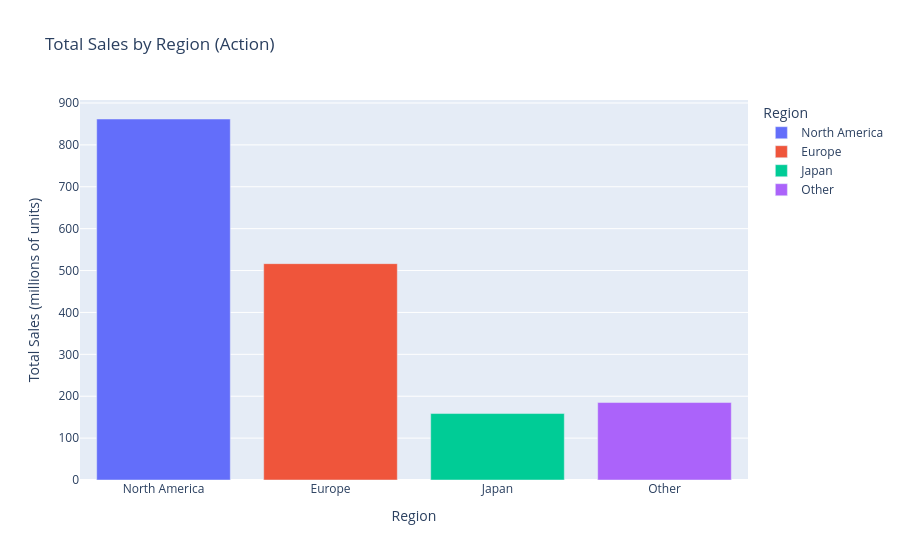

Notebook source saved alongside this figure:
### Markdown cell above
## 14. Create the second static Plotly figure

The second figure should add different but related evidence rather than repeat the first figure in another style.

### Code cell
region_totals = pd.DataFrame({"Region": ["North America", "Europe", "Japan", "Other"],
                             "Sales": [
                                 action["NA_Sales"].sum(),
                                 action["EU_Sales"].sum(),
                                 action["JP_Sales"].sum(),
                                 action["Other_Sales"].sum()
                             ]})
fig2 = px.bar(region_totals, x="Region", y="Sales", color="Region",
             title="Total Sales by Region (Action)",
             labels={"Sales": "Total Sales (millions of units)"})
fig2.show()

### Figure 1 — Plotly figure (JSON) as saved in the notebook; plotly's stock layout.template omitted (floating-point values rounded to 4 significant figures)
{"data": [{"hovertemplate": "Region=%{x}<br>Total Sales (millions of units)=%{y}<extra></extra>", "legendgroup": "North America", "marker": {"color": "#636efa", "pattern": {"shape": ""}}, "name": "North America", "orientation": "v", "showlegend": true, "textposition": "auto", "type": "bar", "x": ["North America"], "xaxis": "x", "y": [861.8], "yaxis": "y"}, {"hovertemplate": "Region=%{x}<br>Total Sales (millions of units)=%{y}<extra></extra>", "legendgroup": "Europe", "marker": {"color": "#EF553B", "pattern": {"shape": ""}}, "name": "Europe", "orientation": "v", "showlegend": true, "textposition": "auto", "type": "bar", "x": ["Europe"], "xaxis": "x", "y": [516.5], "yaxis": "y"}, {"hovertemplate": "Region=%{x}<br>Total Sales (millions of units)=%{y}<extra></extra>", "legendgroup": "Japan", "marker": {"color": "#00cc96", "pattern": {"shape": ""}}, "name": "Japan", "orientation": "v", "showlegend": true, "textposition": "auto", "type": "bar", "x": ["Japan"], "xaxis": "x", "y": [158.7], "yaxis": "y"}, {"hovertemplate": "Region=%{x}<br>Total Sales (millions of units)=%{y}<extra></extra>", "legendgroup": "Other", "marker": {"color": "#ab63fa", "pattern": {"shape": ""}}, "name": "Other", "orientation": "v", "showlegend": true, "textposition": "auto", "type": "bar", "x": ["Other"], "xaxis": "x", "y": [184.9], "yaxis": "y"}], "layout": {"barmode": "relative", "legend": {"title": {"text": "Region"}, "tracegroupgap": 0}, "title": {"text": "Total Sales by Region (Action)"}, "xaxis": {"anchor": "y", "categoryarray": ["North America", "Europe", "Japan", "Other"], "categoryorder": "array", "domain": [0, 1], "title": {"text": "Region"}}, "yaxis": {"anchor": "x", "domain": [0, 1], "title": {"text": "Total Sales (millions of units)"}}}}
